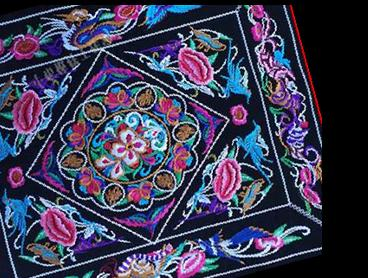
#> input picture data/images/basic_12.jpg, 368 x 278 px
$ python -i flatten_elements.py   (imports and definitions only)
#> lines starting #> are read from the running program, lines starting #| are printed output that depends on the picture; after the words box and inside, x2 and y2 are one past the last pixel; in counts of white or black regions, pixels touching at a corner belong together
### tools/patterns_to_bw.py
# -*- coding: utf-8 -*-
"""把抠好的透明纹样转成黑白图（白底黑纹）。

为什么单独一步而不重跑分割：
    抠图的形状已经在 alpha 通道里了，重新分割一遍既慢（19 分钟）
    又会因为随机性给出略微不同的结果。黑白化只取 alpha，
    形状和上一版严格一致，可追溯。

极性问题：
    默认 **白底黑纹**（像印章/剪纸），这是纹样最常用的呈现方式，
    也方便后面描矢量、做 ControlNet 线稿。
    要反相（黑底白纹）加 --invert。

输出：8 位灰度 PNG，只有 0 和 255 两个值。不用 1 位图是为了留 512 边长，
     1 位图边缘在缩放时锯齿更明显。

用法：
    python tools/patterns_to_bw.py --selftest
    python tools/patterns_to_bw.py
"""

from __future__ import annotations

import argparse
import io
import os
import sys

import numpy as np
from PIL import Image

ROOT = os.path.dirname(os.path.dirname(os.path.abspath(__file__)))
CATS = ["byx", "dx", "mx", "szmwx", "qt"]


def _otsu(vals, bins=128):
    """大津阈值（环境里没有 cv2，这里自己算）。"""
    hist, edges = np.histogram(vals, bins=bins, range=(0, 256))
    hist = hist.astype(np.float64)
    total = hist.sum()
    if total == 0:
        return 128.0
    w0 = np.cumsum(hist)
    w1 = total - w0
    mid = (edges[:-1] + edges[1:]) / 2.0
    cum = np.cumsum(hist * mid)
    m0 = np.where(w0 > 0, cum / np.maximum(w0, 1e-9), 0.0)
    m1 = np.where(w1 > 0, (cum[-1] - cum) / np.maximum(w1, 1e-9), 0.0)
    valid = (w0 > 0) & (w1 > 0)
    if not valid.any():
        return 128.0
    var = w0 * w1 * (m0 - m1) ** 2
    var[~valid] = -1
    return float(edges[int(np.argmax(var)) + 1])


# [146 lines left out: functions to_lineart, to_bw, selftest, main, not called in this run]


# [4 lines that do not run on import are left out]

### tools/flatten_elements.py
# -*- coding: utf-8 -*-
"""把元素处理成「纹身贴」那种干净的样子。

要解决的问题
------------
现在每个元素是从照片里裁出来的方块，里面混着三样不该有的东西：
  1. 原照片的噪点和光照渐变（放大看是一格格的灰）
  2. 相邻纹样的残片（裁切边距带进来的）
  3. 深浅不一的底布，每张颜色都不一样，放一起很花

做法
----
1. 二值化，只留白线
2. 轻微膨胀后取**连通块**，保留与画面中心重叠的那一块，其余全部清掉
3. 底色换成**同一个固定色**（所有元素一个色，这是"统一"的意思）
4. 线条统一成纯白
5. 同时输出两份：不透明（纯色底）和透明底（贴到任何地方都不带底色）

这样出来的图，底色是平的、边是硬的、没有噪点。

用法：
    python tools/flatten_elements.py --selftest
    python tools/flatten_elements.py --sheet
"""

from __future__ import annotations

import argparse
import io
import os
import sys

import numpy as np
from PIL import Image
from scipy import ndimage

ROOT = os.path.dirname(os.path.dirname(os.path.abspath(__file__)))
sys.path.insert(0, os.path.join(ROOT, "tools"))

from patterns_to_bw import _otsu  # noqa: E402

BASE_RGB = (26, 42, 74)     # 统一底色：深靛蓝
WHITE = (255, 255, 255)
MIN_SPEC = 24               # 小于这个像素数的碎点丢掉


def clean_mask(path):
    """取与画面中心重叠的那个连通块，去碎点，返回 bool 掩膜 + 原图尺寸。"""
    im = Image.open(path).convert("RGB")
    a = np.asarray(im, dtype=np.float32)
    L = 0.299 * a[..., 0] + 0.587 * a[..., 1] + 0.114 * a[..., 2]
    thr = max(_otsu(L.ravel()), 60.0)
    fg = L > thr
    if not fg.any():
        return fg, im.size

    h, w = fg.shape
    dil = ndimage.binary_dilation(fg, iterations=max(2, int(min(h, w) * 0.01)))
    lab, n = ndimage.label(dil)
    if n == 0:
        return fg, im.size

    cy, cx = h // 2, w // 2
    target = lab[cy, cx]
    if target == 0:
        # 中心点不在任何块上（图形偏在一侧），取面积最大的那块
        sizes = ndimage.sum(dil, lab, range(1, n + 1))
        target = int(np.argmax(sizes)) + 1

    keep = (lab == target) & fg          # 只在原来的白线上保留，不要把膨胀的边也留下
    # 去碎点
    lab2, n2 = ndimage.label(keep)
    if n2 > 1:
        sizes = ndimage.sum(keep, lab2, range(1, n2 + 1))
        big = np.zeros(n2 + 1, bool)
        for i, s in enumerate(sizes, start=1):
            if s >= MIN_SPEC:
                big[i] = True
        keep = big[lab2]
    return keep, im.size


# [34 lines left out: functions is_lineart, looks_like_text, not called in this run]


def render(path, base=BASE_RGB, transparent=False, pad=0.06):
    mask, _ = clean_mask(path)
#> in clean_mask, im is the input picture: PIL image 368x278 RGB; mean R, G, B 61.3, 60.2, 84
#> in clean_mask, `L = 0.299 * a[..., 0] + 0.587 * a[..., 1] + 0.114 * a[..., 2]`:
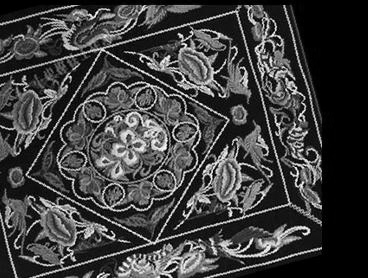
#> L: shape (278, 368) float32; min 0, max 254.4, mean 63.2
#> in _otsu, `hist, edges = np.histogram(vals, bins=bins, range=(0, 256))`: hist = 128 values, max 15887 at index 0, min 1 at index 127, mean 799.2; edges = 129 values from 0 to 256
#> in _otsu, `total = hist.sum()`: total = 102304
#> in _otsu, `w0 = np.cumsum(hist)`: w0 = 128 values from 15887 to 102304
#> in _otsu, `w1 = total - w0`: w1 = 128 values, max 86417 at index 0, min 0 at index 127, mean 24924.8
#> in _otsu, `mid = (edges[:-1] + edges[1:]) / 2.0`: mid = 128 values from 1 to 255
#> in _otsu, `cum = np.cumsum(hist * mid)`: cum = 128 values from 15887 to 6483058
#> in _otsu, `m0 = np.where(w0 > 0, cum / np.maximum(w0, 1e-9), 0.0)`: m0 = 128 values from 1 to 63.37
#> in _otsu, `m1 = np.where(w1 > 0, (cum[-1] - cum) / np.maximum(w1, 1e-9), 0.0)`: m1 = 128 values, max 255 at index 126, min 0 at index 127, mean 169.1
#> in _otsu, `var = w0 * w1 * (m0 - m1) ** 2`: var = 128 values, max 3.14e+13 at index 40, min 0 at index 127, mean 1.91e+13
#> in clean_mask, `thr = max(_otsu(L.ravel()), 60.0)`: thr = 82
#> in clean_mask, `fg = L > thr`:
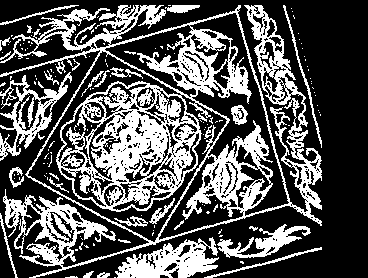
#> fg: shape (278, 368) bool; 33.6% white; 162 white regions (129 under 20 px), largest, box (x1, y1, x2, y2) and area: (0, 5, 322, 278) 26230, (115, 237, 219, 278) 2231, (0, 72, 72, 161) 1739
#> in clean_mask, `dil = ndimage.binary_dilation(fg, iterations=max(2, int(min(h, w) * 0...`:
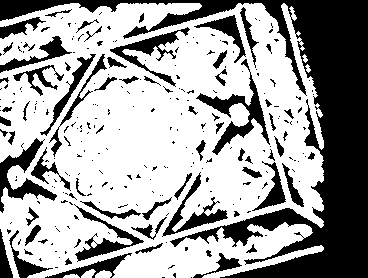
#> dil: shape (278, 368) bool; 63.3% white; 267 black regions (197 under 20 px), largest, box (x1, y1, x2, y2) and area: (0, 0, 368, 278) 22160, (196, 59, 270, 155) 1476, (0, 138, 57, 213) 1247
#> in clean_mask, `lab, n = ndimage.label(dil)`:
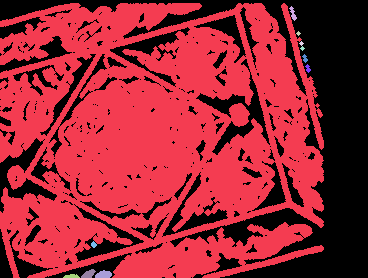
#> lab: shape (278, 368) int32; 12 distinct labels, from 0 to 11; one colour per label, 0 black
#> in clean_mask, `lab, n = ndimage.label(dil)`: n = 11
#> in clean_mask, `target = lab[cy, cx]`: target = 1
#> in clean_mask, `lab2, n2 = ndimage.label(keep)`:
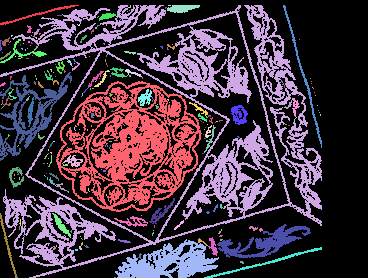
#> lab2: shape (278, 368) int32; 298 distinct labels, from 0 to 297; one colour per label, 0 black
#> in clean_mask, `lab2, n2 = ndimage.label(keep)`: n2 = 297
#> in clean_mask, `sizes = ndimage.sum(keep, lab2, range(1, n2 + 1))`: sizes = 297 values, max 16833 at index 1, min 1 at index 7, mean 115.3
#> the loop in clean_mask, `for i, s in enumerate(sizes, start=1):` made 297 passes
#> s on passes 1 to 3: 173, 16833, 5
#> in clean_mask, `keep = big[lab2]`: keep: shape (278, 368) bool; 32.6% white; 31 white regions, largest, box (x1, y1, x2, y2) and area: (0, 5, 322, 278) 25576, (115, 237, 219, 278) 2219, (0, 72, 72, 161) 1664
    if not mask.any():
        return None
    h, w = mask.shape
#> h = 278; w = 368
    rgb = np.zeros((h, w, 3), np.uint8)
    rgb[...] = WHITE
    if transparent:
        rgba = np.dstack([rgb, (mask.astype(np.uint8) * 255)])
        out = Image.fromarray(rgba, "RGBA")
    else:
        canvas = np.zeros((h, w, 3), np.uint8)
        canvas[...] = base
        canvas[mask] = WHITE
        out = Image.fromarray(canvas, "RGB")
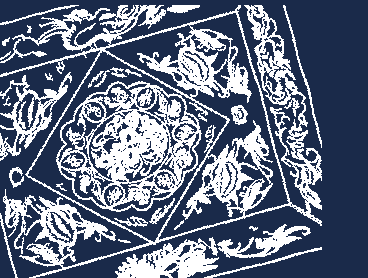
#> out: PIL image 368x278 RGB; mean R, G, B 100.6, 111.4, 133

    # 收紧到内容外框，四周留一点边
    ys, xs = np.nonzero(mask)
    px = max(2, int((xs.max() - xs.min()) * pad))
#> px = 19
    py = max(2, int((ys.max() - ys.min()) * pad))
#> py = 16
    box = (max(0, xs.min() - px), max(0, ys.min() - py),
           min(w, xs.max() + px + 1), min(h, ys.max() + py + 1))
#> box = (0, 0, 341, 278)
    return out.crop(box)
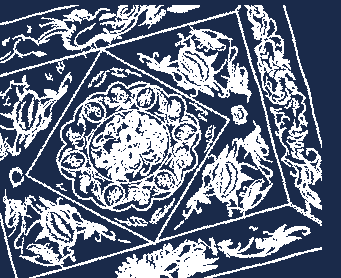
#> returned value: PIL image 341x278 RGB; mean R, G, B 106.5, 116.9, 137.6


# [84 lines left out: functions selftest, main, not called in this run]


# [4 lines not run here, left out]

>>> result = render('../data/images/basic_12.jpg')

$ run again, on data/motifs/basic_432_motif.png
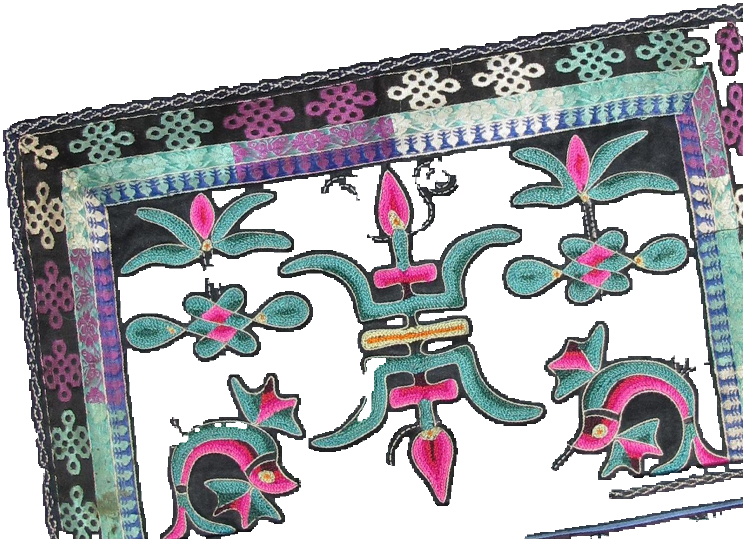
#> input picture data/motifs/basic_432_motif.png, 1486 x 1078 px (shown at 1/2 size)
#> hist = 128 values, max 70189 at index 27, min 155 at index 1, mean 12514.9; edges = 129 values from 0 to 256
#> total = 1601908
#> w0 = 128 values from 191 to 1601908
#> w1 = 128 values, max 1601717 at index 0, min 0 at index 127, mean 547462.6
#> mid = 128 values from 1 to 255
#> cum = 128 values from 191 to 141752340
#> m0 = 128 values from 1 to 88.49
#> m1 = 128 values, max 255 at index 126, min 0 at index 127, mean 168.7
#> var = 128 values, max 5.92e+15 at index 55, min 0 at index 127, mean 3.06e+15
#> thr = 112
#> fg: shape (1078, 1486) bool; 28.4% white; 1948 white regions (1411 under 20 px), largest, box (x1, y1, x2, y2) and area: (45, 53, 1486, 1078) 250695, (561, 339, 1086, 1006) 55672, (325, 752, 605, 1078) 25580
#> dil: shape (1078, 1486) bool; 60.8% white; 126 black regions (59 under 20 px), largest, box (x1, y1, x2, y2) and area: (329, 289, 1486, 1078) 251107, (0, 0, 1486, 277) 179638, (0, 280, 95, 1078) 35422
#> lab: shape (1078, 1486) int32; 9 distinct labels, from 0 to 8
#> n = 8
#> in clean_mask, `target = lab[cy, cx]`: target = 0
#> in clean_mask, `sizes = ndimage.sum(dil, lab, range(1, n + 1))`: sizes = [928270, 221, 999, 143, 489, 25331, 17950, 377]
#> in clean_mask, `target = int(np.argmax(sizes)) + 1`: target = 1
#> in clean_mask, `lab2, n2 = ndimage.label(keep)`:
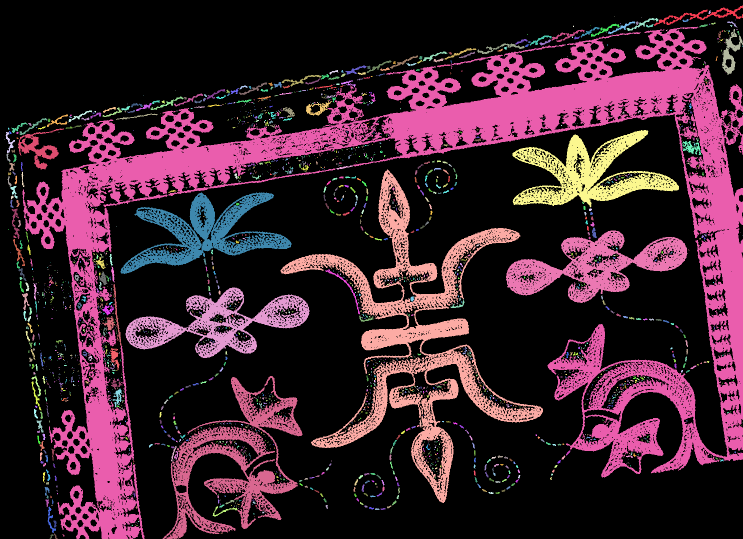
#> lab2: shape (1078, 1486) int32 (shown at 1/2 size); 2315 distinct labels, from 0 to 2314; one colour per label, 0 black
#> n2 = 2314
#> in clean_mask, `sizes = ndimage.sum(keep, lab2, range(1, n2 + 1))`: sizes = 2314 values, max 248172 at index 19, min 1 at index 2, mean 192.4
#> the loop in clean_mask, `for i, s in enumerate(sizes, start=1):` made 2314 passes
#> s on passes 1 to 3: 1310, 23, 1
#> in render, `out = Image.fromarray(canvas, "RGB")`:
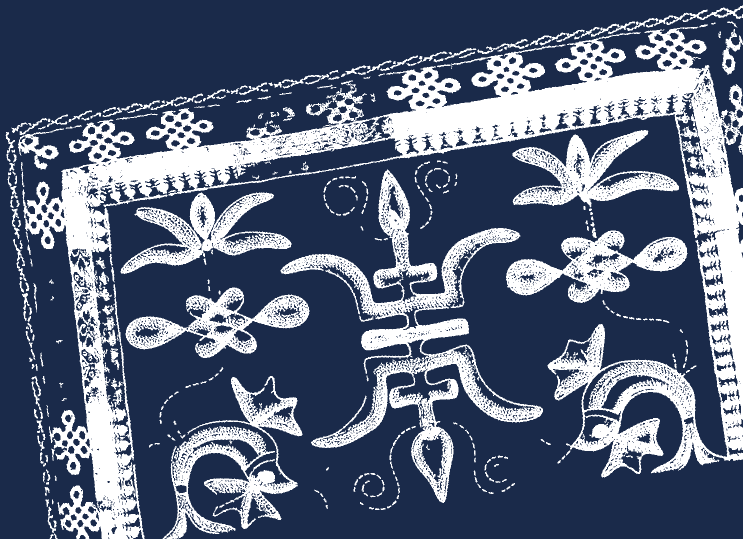
#> out: PIL image 1486x1078 RGB (shown at 1/2 size); mean R, G, B 88.2, 99.9, 123.2
#> px = 88
#> py = 63
#> box = (0, 0, 1486, 1078)

$ run again, on data/motifs/basic_592_motif.png
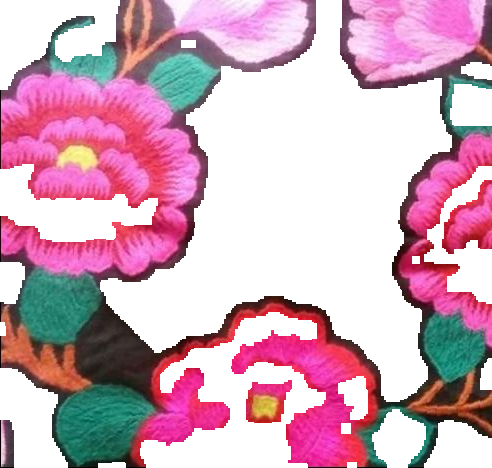
#> input picture data/motifs/basic_592_motif.png, 492 x 468 px
#> hist = 128 values, max 4820 at index 23, min 0 at index 127, mean 1798.9; edges = 129 values from 0 to 256
#> total = 230256
#> w0 = 128 values from 244 to 230256
#> w1 = 128 values, max 230012 at index 0, min 0 at index 126, mean 81788.5
#> mid = 128 values from 1 to 255
#> cum = 128 values from 244 to 21168110
#> m0 = 128 values from 1 to 91.93
#> m1 = 128 values, max 253 at index 125, min 0 at index 126, mean 164.7
#> var = 128 values, max 9.53e+13 at index 53, min 0 at index 126, mean 5.3e+13
#> thr = 108
#> fg: shape (468, 492) bool; 32.3% white; 361 white regions (312 under 20 px), largest, box (x1, y1, x2, y2) and area: (1, 0, 313, 227) 35806, (346, 0, 492, 82) 9271, (1, 212, 178, 299) 6279
#> dil: shape (468, 492) bool; 48.2% white; 20 white regions, largest, box (x1, y1, x2, y2) and area: (0, 0, 317, 453) 66172, (209, 318, 429, 468) 14795, (342, 0, 492, 86) 10381
#> lab: shape (468, 492) int32; 23 distinct labels, from 0 to 22
#> n = 22
#> in clean_mask, `target = lab[cy, cx]`: target = 0
#> in clean_mask, `sizes = ndimage.sum(dil, lab, range(1, n + 1))`: sizes = 22 values, max 66172 at index 0, min 41 at index 15, mean 5045.1
#> in clean_mask, `target = int(np.argmax(sizes)) + 1`: target = 1
#> in clean_mask, `lab2, n2 = ndimage.label(keep)`:
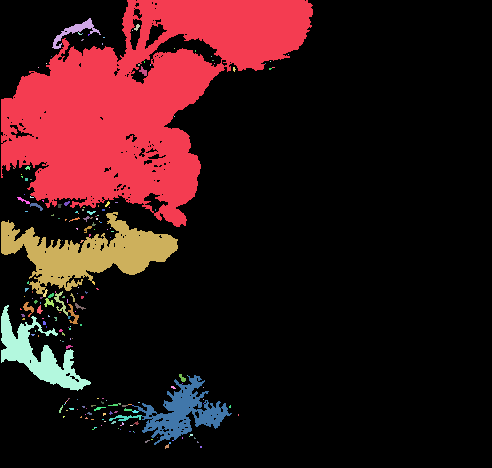
#> lab2: shape (468, 492) int32; 208 distinct labels, from 0 to 207; one colour per label, 0 black
#> n2 = 207
#> in clean_mask, `sizes = ndimage.sum(keep, lab2, range(1, n2 + 1))`: sizes = 207 values, max 35371 at index 0, min 1 at index 3, mean 234.3
#> the loop in clean_mask, `for i, s in enumerate(sizes, start=1):` made 207 passes
#> s on passes 1 to 3: 35371, 344, 22
#> px = 18
#> py = 26
#> box = (0, 0, 331, 468)
#> in render, `return out.crop(box)`:
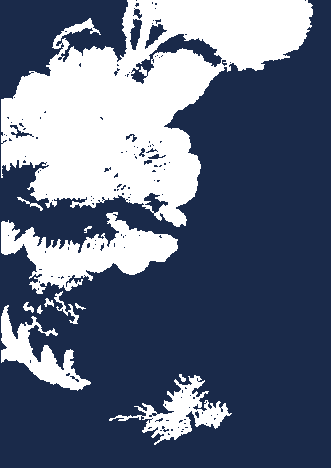
#> returned value: PIL image 331x468 RGB; mean R, G, B 96.4, 107.5, 129.6
